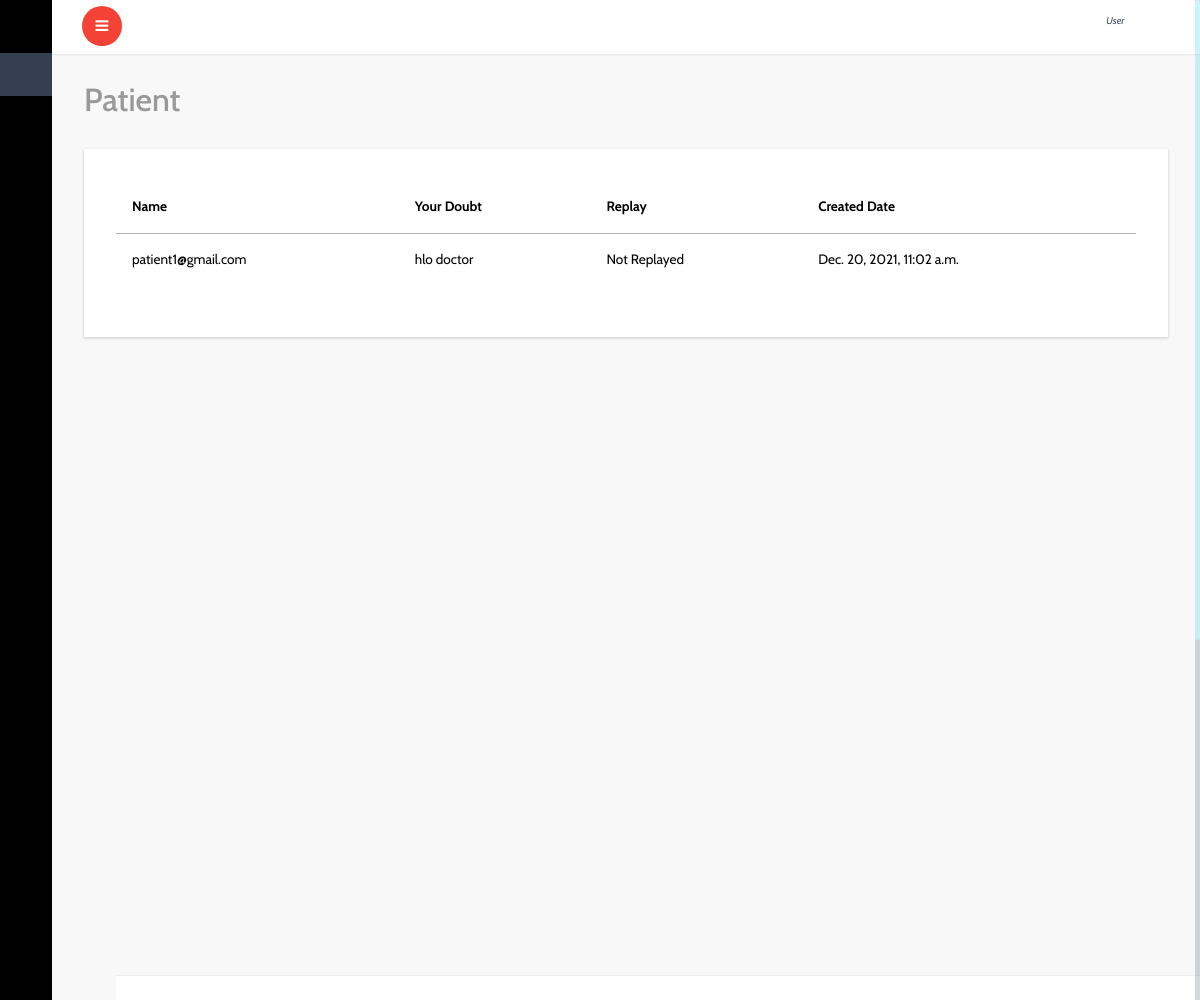
Screenshot of /patient/chat_replay_view/ (signed in) with the database file from the repository.
### patient/models.py (models this page shows, shortened)
class Chat(models.Model):
    user=models.ForeignKey(User,on_delete=models.CASCADE,blank=True,null=True)
    center=models.ForeignKey(Center,on_delete=models.CASCADE,blank=True,null=True)
    doubts=models.TextField()
    patient=models.ForeignKey(PatientStatus,on_delete=models.CASCADE,blank=True,null=True)
    doctor=models.ForeignKey(Doctor,on_delete=models.CASCADE,blank=True,null=True)
    replay=models.TextField(blank=True,null=True)
    created_date=models.DateTimeField(default=timezone.now)
    replay_date=models.DateTimeField(default=timezone.now)

### patient/views.py (the view)
# urls.py: path('chat_replay_view/',views.chat_replay_view,name='chat_replay_view'),
def chat_replay_view(request):
    c=Chat.objects.filter(user=request.user)
    return render(request,'patient/chat_replay_view.html',{'c':c})

### templates/patient/chat_replay_view.html
{% extends 'dashboard/index.html' %}
{% block content %}
{% if c %}
			<div id="page-wrapper">
				<div class="graphs">
					<h3 class="blank1">Patient </h3>
					 <div class="xs tabls">
						<div class="bs-example4" data-example-id="contextual-table">
                            <table class="table">
                                <thead><thead>
                                    <tr>
                                        <th>Name</th>
                                        <th>Your Doubt</th>
                                        <th>Replay</th>
                                        <th>Created Date</th>
                                      </tr>
                                  </thead>
                                  <tbody>
                                      {% for l in c %}
                                      <tr>
                                          <td>{{l.user}}</td>
                                          <td>{{l.doubts}}</td>
                                          {% if replay == None %}
                                          <td>Not Replayed</td>
                                          {% else %}
                                          <td>{{l.replay}}</td>
                                          {% endif %}
                                          <td>{{l.created_date}}</td>
                                      </tr>
                                      {% endfor %}
                                  </tbody>
                   </table>
                             {% else %}
                             <h2>No Data</h2>
                             {% endif %}
		{% endblock %}

### rows the page displays
Chat: user "patient1@gmail.com", doubts "hlo doctor", created_date "Dec. 20, 2021, 11:02 a.m."
